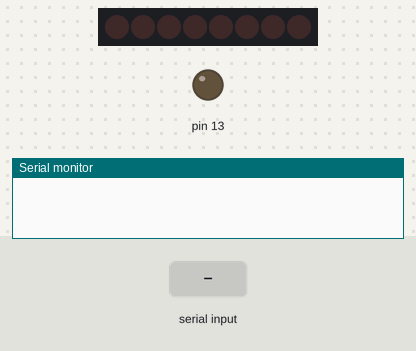
Simulated run of this sketch. Board: Arduino Uno, built with avr-gcc and run on an emulated ATmega328P. On the bench: 8 shift-register outputs drawn as a row of LEDs (first output left, lit = HIGH), output pins drawn as LEDs (lit = HIGH), the last lines printed to the serial monitor. Wiring (inferred from the names in the program): shift register (74HC595): data pin 10; shift clock pin 11; latch pin 12; MR pin 5. Wiring (inferred from the signals the program sends): row of LEDs: on Q0, Q1, Q2, Q3, Q4, Q5, Q6, Q7. The test bench sets the inputs (shaded band). Pins used as bus, display or sensor lines are not drawn.

Above: at 1.2 s.
1.3 s: "90,45\n" received over Serial
At 1.6 s:
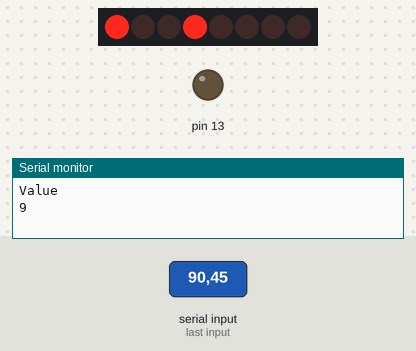
4.3 s: "30,150\n" received over Serial
At 4.7 s:
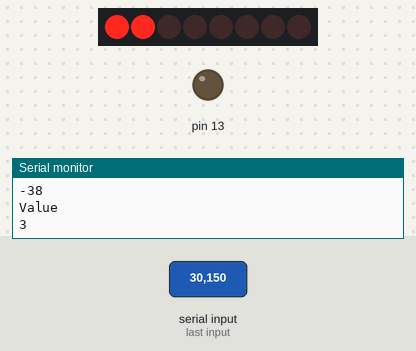
7.3 s: "200\n" received over Serial
At 8.2 s:
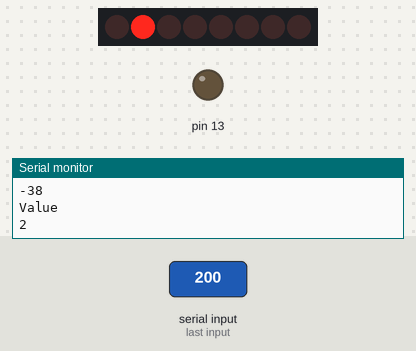
Timing chart, 0 to 10.8 s (numbered marks = the images above; inputs shaded):
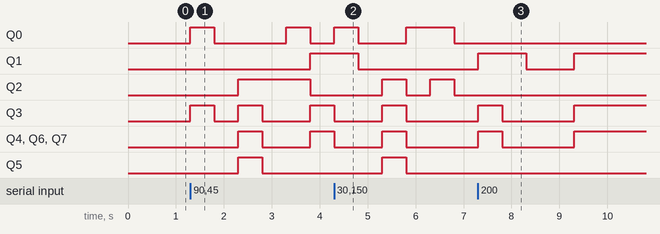

The sketch:

595test.ino
```cpp
int clearPin = 5; //SHR 10
int serialData = 10;// SHR 14
int shiftClock = 11;//SHR 11
int latchClock =12;//SHR 12
char var = '0';
void setup() {
  // put your setup code here, to run once:

   pinMode(shiftClock,OUTPUT);
   pinMode(latchClock,OUTPUT);
   pinMode(serialData,OUTPUT);
   pinMode(clearPin,OUTPUT);

   pinMode(13,OUTPUT);
  digitalWrite(clearPin,LOW); //this clear shift register
  digitalWrite(clearPin,HIGH); // Disable clear pin
  Serial.begin(9600);
}

void loop() {
  // put your main code here, to run repeatedly:

   while(Serial.available() == 0){

    }

     var = Serial.read();


              digitalWrite(clearPin,LOW);
              digitalWrite(clearPin,HIGH);

            digitalWrite(latchClock,LOW); // No new bits should be transmitted to the output
            shiftOut(serialData, shiftClock,MSBFIRST,var-'0'); // shift out the bits
            digitalWrite(latchClock,HIGH); //send the new bit to the output
            Serial.println("Value"); Serial.println(var - '0');
             digitalWrite(clearPin,LOW);
             digitalWrite(clearPin,HIGH);


  delay(500);

}
```

Measured:
- after the input at 1.3 s, Q0: alternates HIGH for 0.50 s and LOW for 1.5 s, starting at once; Q1: LOW → HIGH after 2.5 s; Q2: LOW → HIGH after 1.0 s, → LOW 1.5 s later; Q3: goes HIGH 0.50 s, LOW 0.50 s, HIGH 0.50 s, LOW 1.0 s, then HIGH, starting at once; Q4, Q6, Q7: LOW → HIGH after 1.0 s, → LOW 0.50 s later, → HIGH 1.0 s later
- after the input at 4.3 s, Q0: LOW → HIGH at once, → LOW 0.50 s later, → HIGH 1.0 s later, → LOW 1.0 s later; Q1: HIGH → LOW after 0.50 s; Q2: alternates HIGH for 0.50 s and LOW for 0.50 s, starting after 1.0 s; Q3, Q4, Q6, Q7: HIGH → LOW at once, → HIGH 1.0 s later, → LOW 0.50 s later; Q5: LOW → HIGH after 1.0 s, → LOW 0.50 s later
